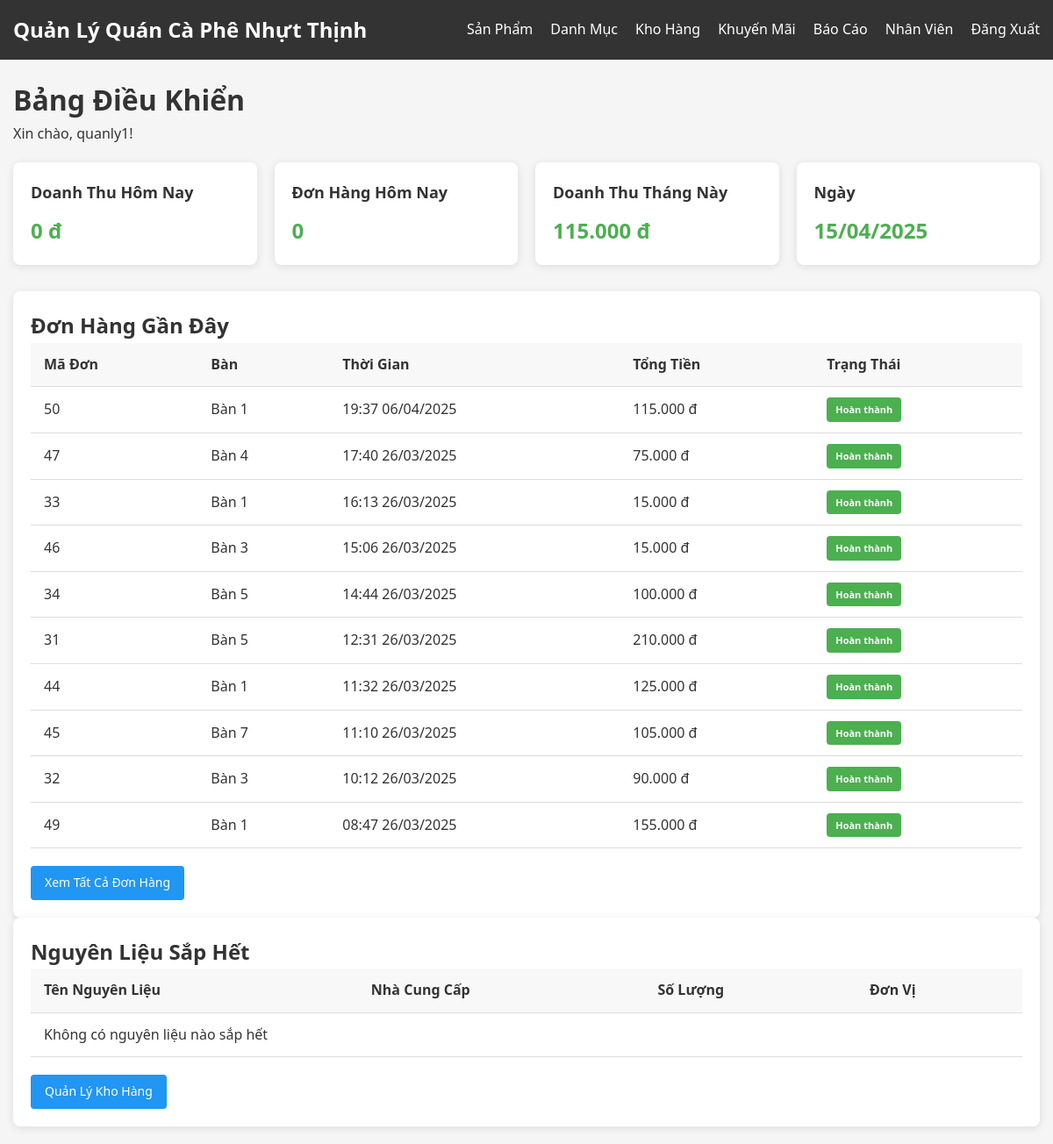
The app's page /admin/dashboard.php (signed in), older data.
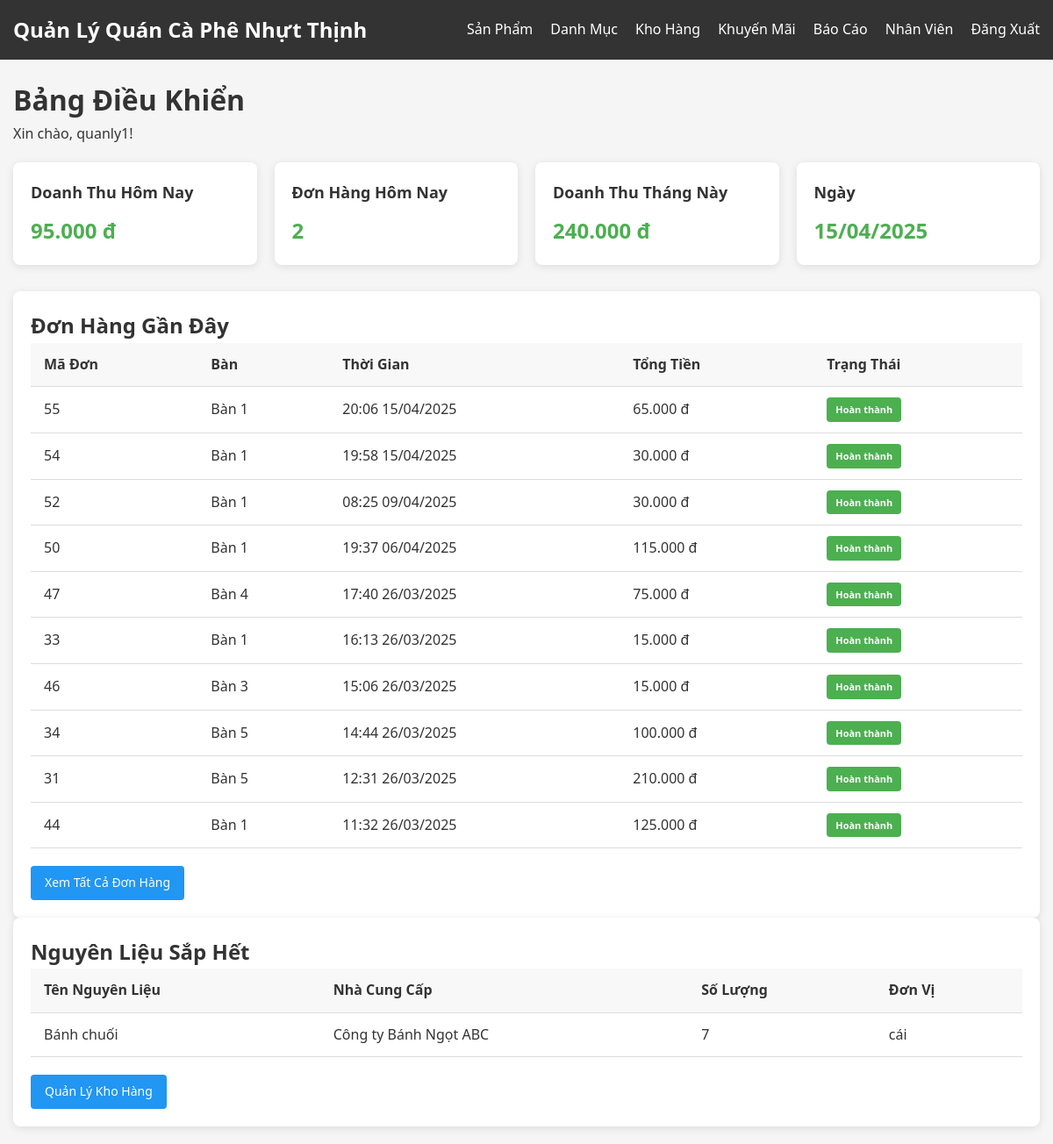
The same page, newer data.
### tables this page shows
CREATE TABLE `orders` (
  `order_id` int(11) NOT NULL,
  `user_id` int(11) DEFAULT NULL,
  `table_id` varchar(10) NOT NULL,
  `shift_id` int(11) NOT NULL,
  `promo_id` int(11) DEFAULT NULL,
  `total_price` decimal(10,2) NOT NULL,
  `order_time` datetime DEFAULT current_timestamp(),
  `status` enum('Chờ chế biến','Hoàn thành','Đã thanh toán','Đã hủy') DEFAULT 'Chờ chế biến',
  `notes` text DEFAULT NULL,
  `completed` tinyint(1) DEFAULT 0
);

CREATE TABLE `tables` (
  `table_id` varchar(10) NOT NULL,
  `table_name` varchar(50) NOT NULL
);

CREATE TABLE `materials` (
  `material_id` int(11) NOT NULL,
  `material_name` varchar(100) NOT NULL,
  `supplier_id` int(11) NOT NULL,
  `unit` varchar(50) NOT NULL,
  `stock_quantity` int(11) NOT NULL DEFAULT 0,
  `low_stock_threshold` int(11) NOT NULL DEFAULT 10,
  `status` enum('Còn hàng','Hết hàng') DEFAULT 'Còn hàng'
);

CREATE TABLE `suppliers` (
  `supplier_id` int(11) NOT NULL,
  `supplier_name` varchar(100) NOT NULL,
  `contact_person` varchar(100) DEFAULT NULL,
  `phone` varchar(15) DEFAULT NULL,
  `email` varchar(100) DEFAULT NULL,
  `address` text DEFAULT NULL,
  `status` enum('Hoạt động','Ngừng hợp tác') DEFAULT 'Hoạt động'
);

### config/functions.php (called while the page is built, shortened)
<?php
function formatCurrency($amount) {
    return number_format($amount, 0, ',', '.') . ' đ';
}
?>

### admin/dashboard.php (the view, shortened to what the changed rows need)
<?php
require_once '../config/db.php';
require_once '../config/functions.php';
$today = date('Y-m-d');
$today_revenue_query = "SELECT SUM(total_price) as total FROM Orders WHERE DATE(order_time) = ? AND status IN ('Đã thanh toán', 'Hoàn thành')";
$today_revenue_stmt = $conn->prepare($today_revenue_query);
$today_revenue_stmt->bind_param("s", $today);
$today_revenue_stmt->execute();
$today_revenue_result = $today_revenue_stmt->get_result();
$today_revenue = $today_revenue_result->fetch_assoc()['total'] ?? 0;
$today_orders_query = "SELECT COUNT(*) as count FROM Orders WHERE DATE(order_time) = ? AND status IN ('Đã thanh toán', 'Hoàn thành')";
$today_orders_stmt = $conn->prepare($today_orders_query);
$today_orders_stmt->bind_param("s", $today);
$today_orders_stmt->execute();
$today_orders_result = $today_orders_stmt->get_result();
$today_orders = $today_orders_result->fetch_assoc()['count'] ?? 0;
$current_month = date('m');
$current_year = date('Y');
$month_revenue_query = "SELECT SUM(total_price) as total FROM Orders WHERE MONTH(order_time) = ? AND YEAR(order_time) = ? AND status IN ('Đã thanh toán', 'Hoàn thành')";
$month_revenue_stmt = $conn->prepare($month_revenue_query);
$month_revenue_stmt->bind_param("ss", $current_month, $current_year);
$month_revenue_stmt->execute();
$month_revenue_result = $month_revenue_stmt->get_result();
$month_revenue = $month_revenue_result->fetch_assoc()['total'] ?? 0;
$recent_orders_query = "SELECT o.*, t.table_name, p.payment_method
                       FROM Orders o
                       LEFT JOIN Tables t ON o.table_id = t.table_id
                       LEFT JOIN Payments p ON o.order_id = p.order_id
                       ORDER BY o.order_time DESC LIMIT 10";
$recent_orders_result = $conn->query($recent_orders_query);
$low_stock_query = "SELECT m.*, s.supplier_name
                   FROM Materials m
                   JOIN Suppliers s ON m.supplier_id = s.supplier_id
                   WHERE m.stock_quantity < m.low_stock_threshold
                   ORDER BY m.stock_quantity ASC";
$low_stock_result = $conn->query($low_stock_query);
?>
<!DOCTYPE html>
<html lang="vi">
<head>
    <link rel="stylesheet" href="../assets/css/style.css">
</head>
<body>
    <div class="container">
        <div class="dashboard">
            <div class="dashboard-header">
                <h1>Bảng Điều Khiển</h1>
            </div>
            <div class="dashboard-cards">
                <div class="card">
                    <div class="card-title">Doanh Thu Hôm Nay</div>
                    <div class="card-value"><?php echo formatCurrency($today_revenue); ?></div>
                </div>
                <div class="card">
                    <div class="card-title">Đơn Hàng Hôm Nay</div>
                    <div class="card-value"><?php echo $today_orders; ?></div>
                </div>
                <div class="card">
                    <div class="card-title">Doanh Thu Tháng Này</div>
                    <div class="card-value"><?php echo formatCurrency($month_revenue); ?></div>
                </div>
            </div>
            <div class="row">
                <div class="col-md-6">
                    <div class="card">
                        <h2>Đơn Hàng Gần Đây</h2>
                        <table class="table">
                            <thead>
                                <tr>
                                    <th>Mã Đơn</th>
                                    <th>Bàn</th>
                                    <th>Thời Gian</th>
                                    <th>Tổng Tiền</th>
                                    <th>Trạng Thái</th>
                                </tr>
                            </thead>
                            <tbody>
                                <?php if ($recent_orders_result->num_rows > 0): ?>
                                    <?php while ($order = $recent_orders_result->fetch_assoc()): ?>
                                        <tr>
                                            <td><?php echo $order['order_id']; ?></td>
                                            <td><?php echo $order['table_name']; ?></td>
                                            <td><?php echo date('H:i d/m/Y', strtotime($order['order_time'])); ?></td>
                                            <td><?php echo formatCurrency($order['total_price']); ?></td>
                                            <td>
                                                <span class="status-badge status-<?php echo strtolower(str_replace(' ', '-', $order['status'])); ?>">
                                                    <?php echo $order['status']; ?>
                                                </span>
                                            </td>
                                        </tr>
                                    <?php endwhile; ?>
                                <?php else: ?>
                                    <tr>
                                        <td colspan="5" class="text-center">Không có đơn hàng nào</td>
                                    </tr>
                                <?php endif; ?>
                            </tbody>
                        </table>
                    </div>
                </div>
                <div class="col-md-6">
                    <div class="card">
                        <h2>Nguyên Liệu Sắp Hết</h2>
                        <table class="table">
                            <thead>
                                <tr>
                                    <th>Tên Nguyên Liệu</th>
                                    <th>Nhà Cung Cấp</th>
                                    <th>Số Lượng</th>
                                    <th>Đơn Vị</th>
                                </tr>
                            </thead>
                            <tbody>
                                <?php if ($low_stock_result->num_rows > 0): ?>
                                    <?php while ($material = $low_stock_result->fetch_assoc()): ?>
                                        <tr>
                                            <td><?php echo $material['material_name']; ?></td>
                                            <td><?php echo $material['supplier_name']; ?></td>
                                            <td><?php echo $material['stock_quantity']; ?></td>
                                            <td><?php echo $material['unit']; ?></td>
                                        </tr>
                                    <?php endwhile; ?>
                                <?php else: ?>
                                    <tr>
                                        <td colspan="4" class="text-center">Không có nguyên liệu nào sắp hết</td>
                                    </tr>
                                <?php endif; ?>
                            </tbody>
                        </table>
                    </div>
                </div>
            </div>
        </div>
    </div>
</body>
</html>

Row changes from the older to the newer data that the page shows:
no longer on this page (row unchanged): orders: order_id "45", table.table_name "Bàn 7", order_time "11:10 26/03/2025", total_price "105.000 đ", status "Hoàn thành"
no longer on this page (row unchanged): orders: order_id "32", table.table_name "Bàn 3", order_time "10:12 26/03/2025", total_price "90.000 đ", status "Hoàn thành"
no longer on this page (row unchanged): orders: order_id "49", table.table_name "Bàn 1", order_time "08:47 26/03/2025", total_price "155.000 đ", status "Hoàn thành"
added orders: order_id "55", table.table_name "Bàn 1", order_time "20:06 15/04/2025", total_price "65.000 đ", status "Hoàn thành"
added orders: order_id "54", table.table_name "Bàn 1", order_time "19:58 15/04/2025", total_price "30.000 đ", status "Hoàn thành"
added orders: order_id "52", table.table_name "Bàn 1", order_time "08:25 09/04/2025", total_price "30.000 đ", status "Hoàn thành"
now on this page (row edited): materials: material_name "Bánh chuối", supplier.supplier_name "Công ty Bánh Ngọt ABC", stock_quantity "7", unit "cái"
Text that changed along with them:
formatCurrency($today_revenue): "0 đ" → "95.000 đ"
$today_orders: "0" → "2"
formatCurrency($month_revenue): "115.000 đ" → "240.000 đ"
text no longer shown: "Không có nguyên liệu nào sắp hết"
